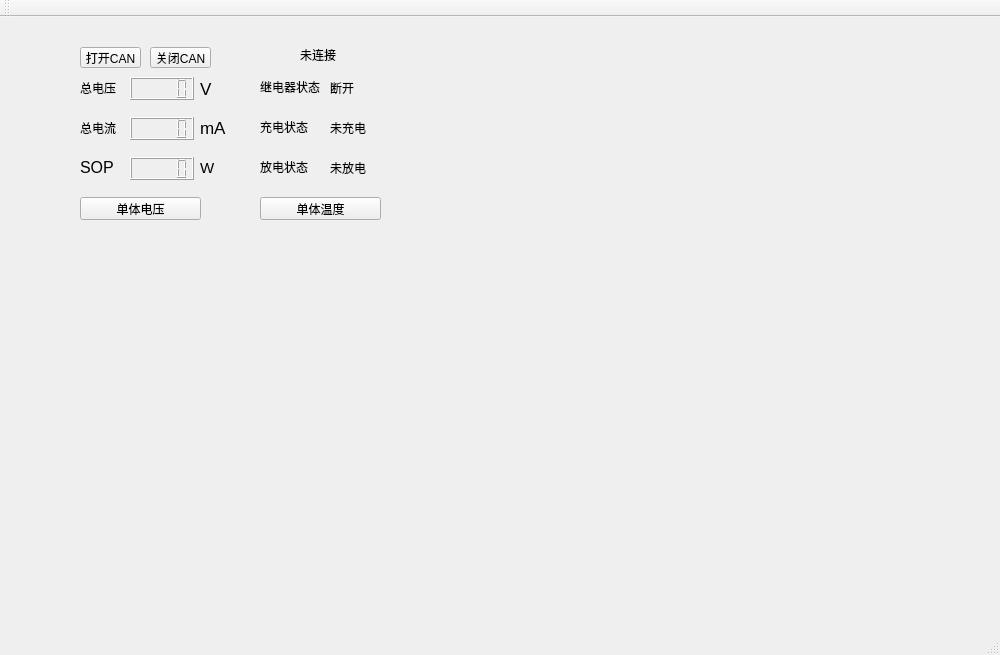
<?xml version="1.0" encoding="UTF-8"?>
<ui version="4.0">
 <class>MainWindow</class>
 <widget class="QMainWindow" name="MainWindow">
  <property name="geometry">
   <rect>
    <x>0</x>
    <y>0</y>
    <width>1000</width>
    <height>655</height>
   </rect>
  </property>
  <property name="windowTitle">
   <string>MainWindow</string>
  </property>
  <widget class="QWidget" name="centralWidget">
   <widget class="QLCDNumber" name="totall_V">
    <property name="geometry">
     <rect>
      <x>130</x>
      <y>60</y>
      <width>64</width>
      <height>23</height>
     </rect>
    </property>
   </widget>
   <widget class="QLabel" name="label">
    <property name="geometry">
     <rect>
      <x>80</x>
      <y>60</y>
      <width>41</width>
      <height>21</height>
     </rect>
    </property>
    <property name="text">
     <string>总电压</string>
    </property>
   </widget>
   <widget class="QLabel" name="label_2">
    <property name="geometry">
     <rect>
      <x>200</x>
      <y>61</y>
      <width>31</width>
      <height>21</height>
     </rect>
    </property>
    <property name="font">
     <font>
      <pointsize>13</pointsize>
     </font>
    </property>
    <property name="text">
     <string>V</string>
    </property>
   </widget>
   <widget class="QLabel" name="label_3">
    <property name="geometry">
     <rect>
      <x>80</x>
      <y>100</y>
      <width>41</width>
      <height>21</height>
     </rect>
    </property>
    <property name="text">
     <string>总电流</string>
    </property>
   </widget>
   <widget class="QLCDNumber" name="totall_A">
    <property name="geometry">
     <rect>
      <x>130</x>
      <y>100</y>
      <width>64</width>
      <height>23</height>
     </rect>
    </property>
   </widget>
   <widget class="QLabel" name="label_4">
    <property name="geometry">
     <rect>
      <x>200</x>
      <y>100</y>
      <width>41</width>
      <height>21</height>
     </rect>
    </property>
    <property name="font">
     <font>
      <pointsize>13</pointsize>
     </font>
    </property>
    <property name="text">
     <string>mA</string>
    </property>
   </widget>
   <widget class="QLabel" name="label_5">
    <property name="geometry">
     <rect>
      <x>80</x>
      <y>140</y>
      <width>41</width>
      <height>21</height>
     </rect>
    </property>
    <property name="font">
     <font>
      <pointsize>12</pointsize>
     </font>
    </property>
    <property name="text">
     <string>SOP</string>
    </property>
   </widget>
   <widget class="QLCDNumber" name="SOP">
    <property name="geometry">
     <rect>
      <x>130</x>
      <y>140</y>
      <width>64</width>
      <height>23</height>
     </rect>
    </property>
   </widget>
   <widget class="QLabel" name="label_6">
    <property name="geometry">
     <rect>
      <x>200</x>
      <y>140</y>
      <width>41</width>
      <height>21</height>
     </rect>
    </property>
    <property name="font">
     <font>
      <pointsize>11</pointsize>
     </font>
    </property>
    <property name="text">
     <string>W</string>
    </property>
   </widget>
   <widget class="QPushButton" name="SingleVoltageButton">
    <property name="geometry">
     <rect>
      <x>80</x>
      <y>180</y>
      <width>121</width>
      <height>23</height>
     </rect>
    </property>
    <property name="text">
     <string>单体电压</string>
    </property>
   </widget>
   <widget class="QPushButton" name="SingleTemButton">
    <property name="geometry">
     <rect>
      <x>260</x>
      <y>180</y>
      <width>121</width>
      <height>23</height>
     </rect>
    </property>
    <property name="text">
     <string>单体温度</string>
    </property>
   </widget>
   <widget class="QLabel" name="label_7">
    <property name="geometry">
     <rect>
      <x>260</x>
      <y>100</y>
      <width>61</width>
      <height>20</height>
     </rect>
    </property>
    <property name="text">
     <string>充电状态</string>
    </property>
   </widget>
   <widget class="QLabel" name="label_led2">
    <property name="geometry">
     <rect>
      <x>330</x>
      <y>100</y>
      <width>54</width>
      <height>21</height>
     </rect>
    </property>
    <property name="text">
     <string>未充电</string>
    </property>
   </widget>
   <widget class="QLabel" name="label_led3">
    <property name="geometry">
     <rect>
      <x>330</x>
      <y>140</y>
      <width>54</width>
      <height>21</height>
     </rect>
    </property>
    <property name="text">
     <string>未放电</string>
    </property>
   </widget>
   <widget class="QLabel" name="label_12">
    <property name="geometry">
     <rect>
      <x>260</x>
      <y>140</y>
      <width>61</width>
      <height>20</height>
     </rect>
    </property>
    <property name="text">
     <string>放电状态</string>
    </property>
   </widget>
   <widget class="QLabel" name="label_led1">
    <property name="geometry">
     <rect>
      <x>330</x>
      <y>60</y>
      <width>54</width>
      <height>21</height>
     </rect>
    </property>
    <property name="text">
     <string>断开</string>
    </property>
   </widget>
   <widget class="QLabel" name="label_10">
    <property name="geometry">
     <rect>
      <x>260</x>
      <y>60</y>
      <width>61</width>
      <height>20</height>
     </rect>
    </property>
    <property name="text">
     <string>继电器状态</string>
    </property>
   </widget>
   <widget class="QPushButton" name="ButtonOpenCAN">
    <property name="geometry">
     <rect>
      <x>80</x>
      <y>30</y>
      <width>61</width>
      <height>21</height>
     </rect>
    </property>
    <property name="text">
     <string>打开CAN</string>
    </property>
   </widget>
   <widget class="QPushButton" name="ButtonCloseCAN">
    <property name="geometry">
     <rect>
      <x>150</x>
      <y>30</y>
      <width>61</width>
      <height>21</height>
     </rect>
    </property>
    <property name="text">
     <string>关闭CAN</string>
    </property>
   </widget>
   <widget class="QLabel" name="ConnectState">
    <property name="geometry">
     <rect>
      <x>300</x>
      <y>30</y>
      <width>41</width>
      <height>16</height>
     </rect>
    </property>
    <property name="text">
     <string>未连接</string>
    </property>
   </widget>
  </widget>
  <widget class="QToolBar" name="mainToolBar">
   <attribute name="toolBarArea">
    <enum>TopToolBarArea</enum>
   </attribute>
   <attribute name="toolBarBreak">
    <bool>false</bool>
   </attribute>
  </widget>
  <widget class="QStatusBar" name="statusBar"/>
 </widget>
 <layoutdefault spacing="6" margin="11"/>
 <resources/>
 <connections/>
</ui>
